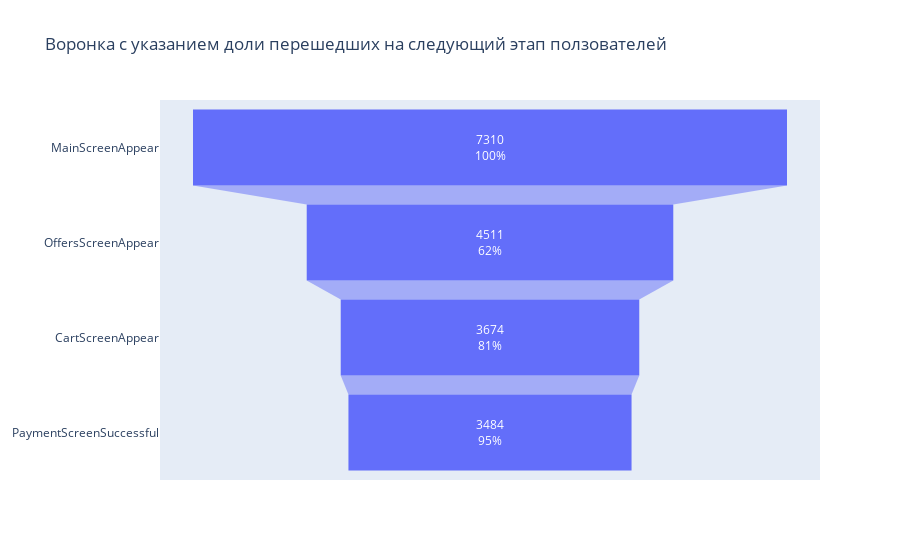

Notebook code for this chart:
### Markdown cell above
<a class="anchor" id="1-bullet">

### Code cell
#посмотрим воронку от числа пользователей на предыдущем шаге
fig = go.Figure(go.Funnel(
    y = funnel['event_name'],
    x = funnel['hash'],
    textposition = 'inside',
    textinfo = 'value+percent previous'))
# необходимо сделать update layout чтобы добавить заголовок
fig.update_layout(title = 'Воронка с указанием доли перешедших на следующий этап ползователей')


fig.show()

### Figure 1 — Plotly figure (JSON) as saved in the notebook; plotly's stock layout.template omitted (floating-point values rounded to 4 significant figures)
{"data": [{"textinfo": "value+percent previous", "textposition": "inside", "type": "funnel", "x": [7310, 4511, 3674, 3484], "y": ["MainScreenAppear", "OffersScreenAppear", "CartScreenAppear", "PaymentScreenSuccessful"]}], "layout": {"title": {"text": "Воронка с указанием доли перешедших на следующий этап ползователей"}}}
